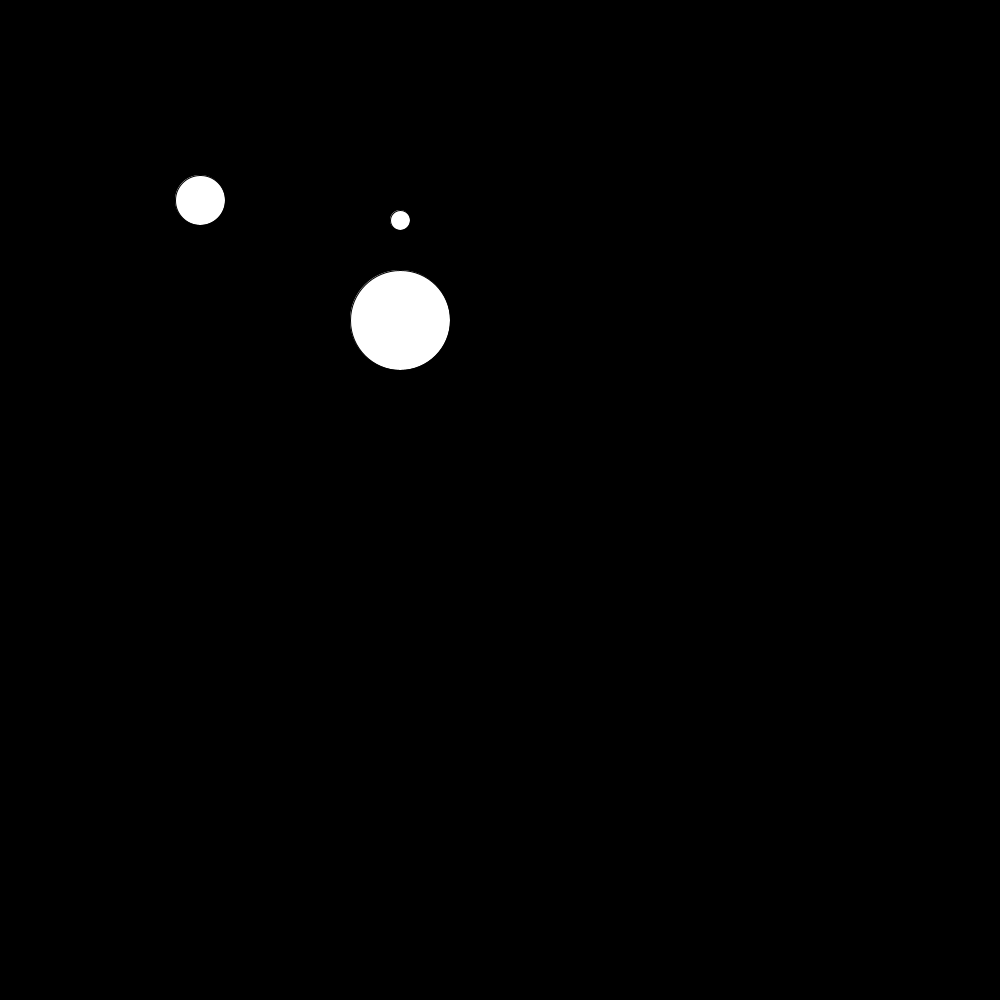
Frame 1 (no input)
Frame 60 (the mouse pressed at the canvas centre just before this capture): identical to frame 1, image omitted
Frame 120 (the mouse held since frame 60 and released just before this capture): identical to frame 1, image omitted

The Processing sketch that drew this single still picture (run headless with seeded random() and noise(); from frame 60 on, the mouse is pressed at the canvas centre):

// Processing sketch: TestAm_liorationCollisions
// ── TestAm_liorationCollisions.pde
ArrayList<Entity> AllEntities;


void setup() {

  size(1000, 1000);
  background(0);

  AllEntities = new ArrayList<Entity>();

  AllEntities.add(new Player(200, 200));
  AllEntities.add(new Enemy(400, 220));
  AllEntities.add(new Enemy(400, 320, 100));
}

void draw() {
  background(0);

  for (Entity e : AllEntities) {
    e.Update();
    e.Display();
  }
}

// ── Entity.pde
interface Entity {
  PVector getPos();
  float getTaille();
  void Update();
  void Display();
}


class Enemy implements Entity {
  PVector pos;
  float taille = 20;

  Enemy(int x, int y) {
    pos = new PVector(x, y);
  }
  Enemy(int x, int y, int t) {
    pos = new PVector(x, y);
    taille = t;
  }
  Enemy() {
    pos = new PVector(int(random(0, 10)), int(random(0, 10)));
  }

  void Update() {
  }

  void Display() {
    push();
    translate(pos.x, pos.y);
    fill(255);
    ellipse(0, 0, taille, taille);
    pop();
  }

  float getTaille() {
    return taille;
  }

  PVector getPos() {
    return pos;
  }
}



class Player implements Entity {
  PVector pos;
  float taille = 50, speed = 2;

  Player(int x, int y) {
    pos = new PVector(x, y);
  }
  Player() {
    pos = new PVector(int(random(0, 10)), int(random(0, 10)));
  }

  void Update() {
    if (keyPressed) {
      if (key == 'z') pos.y -= speed;
      if (key == 'q') pos.x -= speed;
      if (key == 's') pos.y += speed;
      if (key == 'd') pos.x += speed;
    }
    for (Entity e : AllEntities) {
      if (e != this) {
        float d = dist(pos.x, pos.y, e.getPos().x, e.getPos().y);
        if (d < (taille+e.getTaille())/2) {
          PVector add = new PVector(pos.x - e.getPos().x, pos.y - e.getPos().y);
          float mag = -(d - (taille + e.getTaille())/2);
          add.setMag(mag);
          pos.add(add);
        }
      }
    }
  }

  void Display() {
    push();
    translate(pos.x, pos.y);
    fill(255);
    ellipse(0, 0, taille, taille);
    pop();
  }

  float getTaille() {
    return taille;
  }

  PVector getPos() {
    return pos;
  }

  void Collision() {
  }
}
